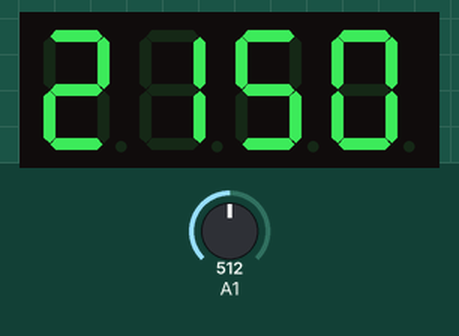
A sketch run on a simulated Arduino Uno, built with avr-gcc and run on an emulated ATmega328P. Parts: 4-digit seven-segment display. Wiring (inferred from the names in the program): 4-digit 7-segment display, segments lit when HIGH: segments pin 2, pin 3, pin 4, pin 5, pin 6, pin 7, pin 8; digit selects pin 12, pin 11, pin 10, pin 9. The test bench sets the inputs (shaded band); at power-on: A1 = 512. The segment pins are drawn as the display they are named for.

Above: at 1.2 s.
1.3 s: A1 set to 716
At 2.5 s:
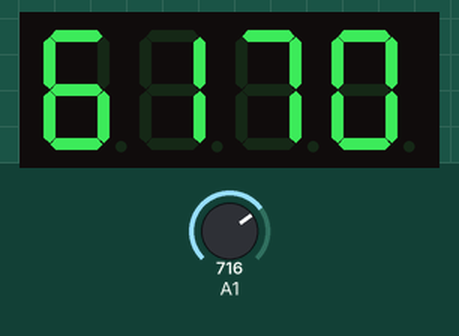
2.8 s: A1 set to 900
At 3.7 s:
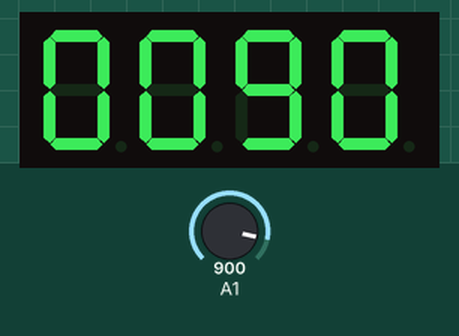
4.3 s: A1 set to 1023
At 4.9 s:
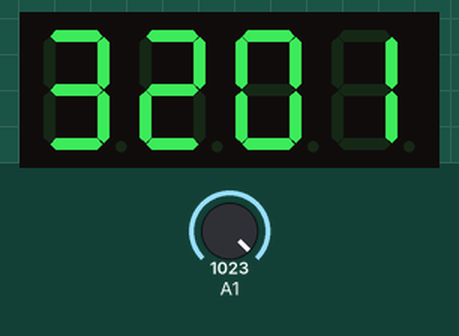
Timing chart, 0 to 7.3 s (numbered marks = the images above; inputs shaded):
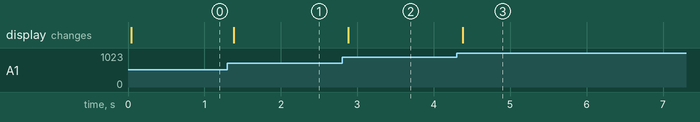

Measured:
- after the input at 1.3 s, the display: changes after 0.08 s (image 1)
- after the input at 2.8 s, the display: changes after 0.08 s (image 2)
- after the input at 4.3 s, the display: changes after 0.08 s (image 3)

The sketch:

19.ino
```cpp
const boolean data[10][7] = {
  {1, 1, 1, 1, 1, 1, 0}, // 0
  {0, 1, 1, 0, 0, 0, 0}, // 1
  {1, 1, 0, 1, 1, 0, 1}, // 2
  {1, 1, 1, 1, 0, 0, 1}, // 3
  {0, 1, 1, 0, 0, 1, 1}, // 4
  {1, 0, 1, 1, 0, 1, 1}, // 5
  {1, 0, 1, 1, 1, 1, 1}, // 6
  {1, 1, 1, 0, 0, 0, 0}, // 7
  {1, 1, 1, 1, 1, 1, 1}, // 8
  {1, 1, 1, 1, 0, 1, 1}, // 9
};
byte seg[7] = {2,3,4,5,6,7,8};
byte scan[4] = {12,11,10,9};
byte number[4];
void setup() {
    pinMode(A1,INPUT);
  for(int i=0;i<7;i++)
    pinMode(seg[i],OUTPUT);
  for(int i=0;i<4;i++)
    pinMode(scan[i],OUTPUT);
}

unsigned long oldtime=millis();
int i=0;
void loop() {
  i=analogRead(A1);
  number[3]= i /1000;
  number[2]= (i - number[3] * 1000) / 100;
  number[1]= (i - number[3] * 1000-number[2]*100) / 10;
  number[0]= i % 10;
  for(int j= 3;j>0;j--)
    Serial.print(number[j]);
  Serial.println('.');
  for(int j=0;j<4;j++)
    {
      disp(number[j]); //查7段顯示器的顯示碼
      digitalWrite(scan[j],HIGH);
      delay(5);
      digitalWrite(scan[j],LOW);
     }
}

void disp(int num)
{
  for(int i=0;i<7;i++)
    digitalWrite(seg[i],data[num][i]);
}
```
